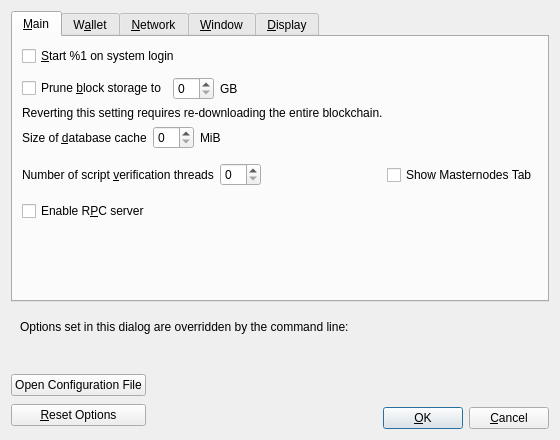
<?xml version="1.0" encoding="UTF-8"?>
<ui version="4.0">
 <class>OptionsDialog</class>
 <widget class="QDialog" name="OptionsDialog">
  <property name="geometry">
   <rect>
    <x>0</x>
    <y>0</y>
    <width>560</width>
    <height>440</height>
   </rect>
  </property>
  <property name="windowTitle">
   <string>Options</string>
  </property>
  <property name="modal">
   <bool>true</bool>
  </property>
  <layout class="QVBoxLayout" name="verticalLayout">
   <item>
    <widget class="QTabWidget" name="tabWidget">
     <property name="currentIndex">
      <number>0</number>
     </property>
     <widget class="QWidget" name="tabMain">
      <attribute name="title">
       <string>&amp;Main</string>
      </attribute>
      <layout class="QVBoxLayout" name="verticalLayout_Main">
       <item>
        <widget class="QCheckBox" name="wentunoAtStartup">
         <property name="toolTip">
          <string>Automatically start %1 after logging in to the system.</string>
         </property>
         <property name="text">
          <string>&amp;Start %1 on system login</string>
         </property>
        </widget>
       </item>
       <item>
        <spacer name="horizontalSpacer_0_Main">
         <property name="orientation">
          <enum>Qt::Horizontal</enum>
         </property>
         <property name="sizeHint" stdset="0">
          <size>
           <width>40</width>
           <height>5</height>
          </size>
         </property>
        </spacer>
       </item>
       <item>
        <layout class="QHBoxLayout" name="horizontalLayout_Main_Prune">
         <item>
          <widget class="QCheckBox" name="prune">
           <property name="toolTip">
            <string>Enabling pruning significantly reduces the disk space required to store transactions. All blocks are still fully validated. Reverting this setting requires re-downloading the entire blockchain.</string>
           </property>
           <property name="text">
            <string>Prune &amp;block storage to</string>
           </property>
          </widget>
         </item>
         <item>
          <widget class="QSpinBox" name="pruneSize"/>
         </item>
         <item>
          <widget class="QLabel" name="pruneSizeUnitLabel">
           <property name="text">
            <string>GB</string>
           </property>
           <property name="textFormat">
            <enum>Qt::PlainText</enum>
           </property>
          </widget>
         </item>
         <item>
          <spacer name="horizontalSpacer_Main_Prune">
           <property name="orientation">
            <enum>Qt::Horizontal</enum>
           </property>
           <property name="sizeHint" stdset="0">
            <size>
             <width>40</width>
             <height>20</height>
            </size>
           </property>
          </spacer>
         </item>
        </layout>
       </item>
       <item>
        <widget class="QLabel" name="pruneWarning">
         <property name="text">
          <string>Reverting this setting requires re-downloading the entire blockchain.</string>
         </property>
         <property name="textFormat">
          <enum>Qt::PlainText</enum>
         </property>
        </widget>
       </item>
       <item>
        <layout class="QHBoxLayout" name="horizontalLayout_2_Main">
         <item>
          <widget class="QLabel" name="databaseCacheLabel">
           <property name="toolTip">
            <string extracomment="Tooltip text for Options window setting that sets the size of the database cache. Explains the corresponding effects of increasing/decreasing this value.">Maximum database cache size. A larger cache can contribute to faster sync, after which the benefit is less pronounced for most use cases. Lowering the cache size will reduce memory usage. Unused mempool memory is shared for this cache.</string>
           </property>
           <property name="text">
            <string>Size of &amp;database cache</string>
           </property>
           <property name="textFormat">
            <enum>Qt::PlainText</enum>
           </property>
           <property name="buddy">
            <cstring>databaseCache</cstring>
           </property>
          </widget>
         </item>
         <item>
          <widget class="QSpinBox" name="databaseCache"/>
         </item>
         <item>
          <widget class="QLabel" name="databaseCacheUnitLabel">
           <property name="text">
            <string>MiB</string>
           </property>
           <property name="textFormat">
            <enum>Qt::PlainText</enum>
           </property>
          </widget>
         </item>
         <item>
          <spacer name="horizontalSpacer_2_Main">
           <property name="orientation">
            <enum>Qt::Horizontal</enum>
           </property>
           <property name="sizeHint" stdset="0">
            <size>
             <width>40</width>
             <height>20</height>
            </size>
           </property>
          </spacer>
         </item>
        </layout>
       </item>
       <item>
        <layout class="QHBoxLayout" name="horizontalLayout_Main_VerifyLabel">
         <item>
          <widget class="QLabel" name="threadsScriptVerifLabel">
           <property name="toolTip">
            <string extracomment="Tooltip text for Options window setting that sets the number of script verification threads. Explains that negative values mean to leave these many cores free to the system.">Set the number of script verification threads. Negative values correspond to the number of cores you want to leave free to the system.</string>
           </property>
           <property name="text">
            <string>Number of script &amp;verification threads</string>
           </property>
           <property name="textFormat">
            <enum>Qt::PlainText</enum>
           </property>
           <property name="buddy">
            <cstring>threadsScriptVerif</cstring>
           </property>
          </widget>
         </item>
         <item>
          <widget class="QSpinBox" name="threadsScriptVerif">
           <property name="toolTip">
            <string>(0 = auto, &lt;0 = leave that many cores free)</string>
           </property>
          </widget>
         </item>
         <item>
          <spacer name="horizontalSpacer_Main_Threads">
           <property name="orientation">
            <enum>Qt::Horizontal</enum>
           </property>
           <property name="sizeHint" stdset="0">
            <size>
             <width>40</width>
             <height>40</height>
            </size>
           </property>
          </spacer>
         </item>
            <item>
           <widget class="QCheckBox" name="showMasternodesTab">
            <property name="toolTip">
             <string>Show additional tab listing all your masternodes in first sub-tab&lt;br/&gt;and all masternodes on the network in second sub-tab.</string>
            </property>
            <property name="text">
             <string>Show Masternodes Tab</string>
            </property>
           </widget>
          </item>  
        </layout>
       </item>
       <item>
        <widget class="QCheckBox" name="enableServer">
         <property name="toolTip">
          <string extracomment="Tooltip text for Options window setting that enables the RPC server.">This allows you or a third party tool to communicate with the node through command-line and JSON-RPC commands.</string>
         </property>
         <property name="text">
          <string extracomment="An Options window setting to enable the RPC server.">Enable R&amp;PC server</string>
         </property>
        </widget>
       </item>
       <item>
        <spacer name="verticalSpacer_Main">
         <property name="orientation">
          <enum>Qt::Vertical</enum>
         </property>
         <property name="sizeHint" stdset="0">
          <size>
           <width>20</width>
           <height>40</height>
          </size>
         </property>
        </spacer>
       </item>
      </layout>
     </widget>
     <widget class="QWidget" name="tabWallet">
      <attribute name="title">
       <string>W&amp;allet</string>
      </attribute>
      <layout class="QVBoxLayout" name="verticalLayout_Wallet">
       <item>
        <widget class="QCheckBox" name="subFeeFromAmount">
         <property name="toolTip">
          <string extracomment="Tooltip text for Options window setting that sets subtracting the fee from a sending amount as default.">Whether to set subtract fee from amount as default or not.</string>
         </property>
         <property name="text">
          <string extracomment="An Options window setting to set subtracting the fee from a sending amount as default.">Subtract &amp;fee from amount by default</string>
         </property>
        </widget>
       </item>
       <item>
        <widget class="QGroupBox" name="groupBox">
         <property name="title">
          <string>Expert</string>
         </property>
         <layout class="QVBoxLayout" name="verticalLayout_2">
          <item>
           <widget class="QCheckBox" name="coinControlFeatures">
            <property name="toolTip">
             <string>Whether to show coin control features or not.</string>
            </property>
            <property name="text">
             <string>Enable coin &amp;control features</string>
            </property>
           </widget>
          </item>
          <item>
           <widget class="QCheckBox" name="spendZeroConfChange">
            <property name="toolTip">
             <string>If you disable the spending of unconfirmed change, the change from a transaction cannot be used until that transaction has at least one confirmation. This also affects how your balance is computed.</string>
            </property>
            <property name="text">
             <string>&amp;Spend unconfirmed change</string>
            </property>
           </widget>
          </item>
          <item>
           <widget class="QCheckBox" name="m_enable_psbt_controls">
            <property name="text">
             <string extracomment="An options window setting to enable PSBT controls.">Enable &amp;PSBT controls</string>
            </property>
            <property name="toolTip">
             <string extracomment="Tooltip text for options window setting that enables PSBT controls.">Whether to show PSBT controls.</string>
            </property>
           </widget>
          </item>
         </layout>
        </widget>
       </item>
       <item>
        <widget class="QGroupBox" name="groupBoxHww">
         <property name="title">
          <string>External Signer (e.g. hardware wallet)</string>
         </property>
         <layout class="QVBoxLayout" name="verticalLayoutHww">
          <item>
           <layout class="QHBoxLayout" name="horizontalLayoutHww">
            <item>
             <widget class="QLabel" name="externalSignerPathLabel">
              <property name="text">
               <string>&amp;External signer script path</string>
              </property>
              <property name="buddy">
               <cstring>externalSignerPath</cstring>
              </property>
             </widget>
            </item>
            <item>
             <widget class="QLineEdit" name="externalSignerPath">
              <property name="toolTip">
               <string>Full path to a %1 compatible script (e.g. C:\Downloads\hwi.exe or /Users/you/Downloads/hwi.py). Beware: malware can steal your coins!</string>
              </property>
             </widget>
            </item>
           </layout>
          </item>
         </layout>
        </widget>
       </item>
       <item>
        <spacer name="verticalSpacer_Wallet">
         <property name="orientation">
          <enum>Qt::Vertical</enum>
         </property>
         <property name="sizeHint" stdset="0">
          <size>
           <width>20</width>
           <height>40</height>
          </size>
         </property>
        </spacer>
       </item>
      </layout>
     </widget>
     <widget class="QWidget" name="tabNetwork">
      <attribute name="title">
       <string>&amp;Network</string>
      </attribute>
      <layout class="QVBoxLayout" name="verticalLayout_Network">
       <item>
        <widget class="QCheckBox" name="mapPortUpnp">
         <property name="toolTip">
          <string>Automatically open the wentuno client port on the router. This only works when your router supports UPnP and it is enabled.</string>
         </property>
         <property name="text">
          <string>Map port using &amp;UPnP</string>
         </property>
        </widget>
       </item>
       <item>
        <widget class="QCheckBox" name="mapPortNatpmp">
         <property name="toolTip">
          <string>Automatically open the wentuno client port on the router. This only works when your router supports NAT-PMP and it is enabled. The external port could be random.</string>
         </property>
         <property name="text">
          <string>Map port using NA&amp;T-PMP</string>
         </property>
        </widget>
       </item>
       <item>
        <widget class="QCheckBox" name="allowIncoming">
         <property name="toolTip">
          <string>Accept connections from outside.</string>
         </property>
         <property name="text">
          <string>Allow incomin&amp;g connections</string>
         </property>
        </widget>
       </item>
       <item>
        <widget class="QCheckBox" name="connectSocks">
         <property name="toolTip">
          <string>Connect to the wentuno network through a SOCKS5 proxy.</string>
         </property>
         <property name="text">
          <string>&amp;Connect through SOCKS5 proxy (default proxy):</string>
         </property>
        </widget>
       </item>
       <item>
        <layout class="QHBoxLayout" name="horizontalLayout_1_Network">
         <item>
          <widget class="QLabel" name="proxyIpLabel">
           <property name="text">
            <string>Proxy &amp;IP:</string>
           </property>
           <property name="textFormat">
            <enum>Qt::PlainText</enum>
           </property>
           <property name="buddy">
            <cstring>proxyIp</cstring>
           </property>
          </widget>
         </item>
         <item>
          <widget class="QValidatedLineEdit" name="proxyIp">
           <property name="minimumSize">
            <size>
             <width>140</width>
             <height>0</height>
            </size>
           </property>
           <property name="maximumSize">
            <size>
             <width>140</width>
             <height>16777215</height>
            </size>
           </property>
           <property name="toolTip">
            <string>IP address of the proxy (e.g. IPv4: 127.0.0.1 / IPv6: ::1)</string>
           </property>
          </widget>
         </item>
         <item>
          <widget class="QLabel" name="proxyPortLabel">
           <property name="text">
            <string>&amp;Port:</string>
           </property>
           <property name="textFormat">
            <enum>Qt::PlainText</enum>
           </property>
           <property name="buddy">
            <cstring>proxyPort</cstring>
           </property>
          </widget>
         </item>
         <item>
          <widget class="QLineEdit" name="proxyPort">
           <property name="minimumSize">
            <size>
             <width>55</width>
             <height>0</height>
            </size>
           </property>
           <property name="maximumSize">
            <size>
             <width>55</width>
             <height>16777215</height>
            </size>
           </property>
           <property name="toolTip">
            <string>Port of the proxy (e.g. 9050)</string>
           </property>
          </widget>
         </item>
         <item>
          <spacer name="horizontalSpacer_1_Network">
           <property name="orientation">
            <enum>Qt::Horizontal</enum>
           </property>
           <property name="sizeHint" stdset="0">
            <size>
             <width>40</width>
             <height>20</height>
            </size>
           </property>
          </spacer>
         </item>
        </layout>
       </item>
       <item>
        <layout class="QHBoxLayout" name="horizontalLayout_2_Network">
         <item>
          <widget class="QLabel" name="proxyActiveNets">
           <property name="text">
            <string>Used for reaching peers via:</string>
           </property>
           <property name="textFormat">
            <enum>Qt::PlainText</enum>
           </property>
          </widget>
         </item>
         <item>
          <widget class="QCheckBox" name="proxyReachIPv4">
           <property name="enabled">
            <bool>false</bool>
           </property>
           <property name="toolTip">
            <string>Shows if the supplied default SOCKS5 proxy is used to reach peers via this network type.</string>
           </property>
           <property name="text">
            <string/>
           </property>
          </widget>
         </item>
         <item>
          <widget class="QLabel" name="proxyReachIPv4Label">
           <property name="text">
            <string>IPv4</string>
           </property>
           <property name="textFormat">
            <enum>Qt::PlainText</enum>
           </property>
          </widget>
         </item>
         <item>
          <widget class="QCheckBox" name="proxyReachIPv6">
           <property name="enabled">
            <bool>false</bool>
           </property>
           <property name="toolTip">
            <string>Shows if the supplied default SOCKS5 proxy is used to reach peers via this network type.</string>
           </property>
           <property name="text">
            <string/>
           </property>
          </widget>
         </item>
         <item>
          <widget class="QLabel" name="proxyReachIPv6Label">
           <property name="text">
            <string>IPv6</string>
           </property>
           <property name="textFormat">
            <enum>Qt::PlainText</enum>
           </property>
          </widget>
         </item>
         <item>
          <widget class="QCheckBox" name="proxyReachTor">
           <property name="enabled">
            <bool>false</bool>
           </property>
           <property name="toolTip">
            <string>Shows if the supplied default SOCKS5 proxy is used to reach peers via this network type.</string>
           </property>
           <property name="text">
            <string/>
           </property>
          </widget>
         </item>
         <item>
          <widget class="QLabel" name="proxyReachTorLabel">
           <property name="text">
            <string>Tor</string>
           </property>
           <property name="textFormat">
            <enum>Qt::PlainText</enum>
           </property>
          </widget>
         </item>
         <item>
          <spacer name="horizontalSpacer_2_Network">
           <property name="orientation">
            <enum>Qt::Horizontal</enum>
           </property>
           <property name="sizeHint" stdset="0">
            <size>
             <width>40</width>
             <height>20</height>
            </size>
           </property>
          </spacer>
         </item>
        </layout>
       </item>
       <item>
        <widget class="QCheckBox" name="connectSocksTor">
         <property name="toolTip">
          <string>Connect to the wentuno network through a separate SOCKS5 proxy for Tor onion services.</string>
         </property>
         <property name="text">
          <string>Use separate SOCKS&amp;5 proxy to reach peers via Tor onion services:</string>
         </property>
        </widget>
       </item>
       <item>
        <layout class="QHBoxLayout" name="horizontalLayout_3_Network">
         <item>
          <widget class="QLabel" name="proxyIpTorLabel">
           <property name="text">
            <string>Proxy &amp;IP:</string>
           </property>
           <property name="textFormat">
            <enum>Qt::PlainText</enum>
           </property>
           <property name="buddy">
            <cstring>proxyIpTor</cstring>
           </property>
          </widget>
         </item>
         <item>
          <widget class="QValidatedLineEdit" name="proxyIpTor">
           <property name="minimumSize">
            <size>
             <width>140</width>
             <height>0</height>
            </size>
           </property>
           <property name="maximumSize">
            <size>
             <width>140</width>
             <height>16777215</height>
            </size>
           </property>
           <property name="toolTip">
            <string>IP address of the proxy (e.g. IPv4: 127.0.0.1 / IPv6: ::1)</string>
           </property>
          </widget>
         </item>
         <item>
          <widget class="QLabel" name="proxyPortTorLabel">
           <property name="text">
            <string>&amp;Port:</string>
           </property>
           <property name="textFormat">
            <enum>Qt::PlainText</enum>
           </property>
           <property name="buddy">
            <cstring>proxyPortTor</cstring>
           </property>
          </widget>
         </item>
         <item>
          <widget class="QLineEdit" name="proxyPortTor">
           <property name="minimumSize">
            <size>
             <width>55</width>
             <height>0</height>
            </size>
           </property>
           <property name="maximumSize">
            <size>
             <width>55</width>
             <height>16777215</height>
            </size>
           </property>
           <property name="toolTip">
            <string>Port of the proxy (e.g. 9050)</string>
           </property>
          </widget>
         </item>
         <item>
          <spacer name="horizontalSpacer_4_Network">
           <property name="orientation">
            <enum>Qt::Horizontal</enum>
           </property>
           <property name="sizeHint" stdset="0">
            <size>
             <width>40</width>
             <height>20</height>
            </size>
           </property>
          </spacer>
         </item>
        </layout>
       </item>
       <item>
        <spacer name="verticalSpacer_Network">
         <property name="orientation">
          <enum>Qt::Vertical</enum>
         </property>
         <property name="sizeHint" stdset="0">
          <size>
           <width>20</width>
           <height>40</height>
          </size>
         </property>
        </spacer>
       </item>
      </layout>
     </widget>
     <widget class="QWidget" name="tabWindow">
      <attribute name="title">
       <string>&amp;Window</string>
      </attribute>
      <layout class="QVBoxLayout" name="verticalLayout_Window">
       <item>
        <widget class="QCheckBox" name="showTrayIcon">
         <property name="toolTip">
          <string>Show the icon in the system tray.</string>
         </property>
         <property name="text">
          <string>&amp;Show tray icon</string>
         </property>
         <property name="checked">
          <bool>true</bool>
         </property>
        </widget>
       </item>
       <item>
        <widget class="QCheckBox" name="minimizeToTray">
         <property name="toolTip">
          <string>Show only a tray icon after minimizing the window.</string>
         </property>
         <property name="text">
          <string>&amp;Minimize to the tray instead of the taskbar</string>
         </property>
        </widget>
       </item>
       <item>
        <widget class="QCheckBox" name="minimizeOnClose">
         <property name="toolTip">
          <string>Minimize instead of exit the application when the window is closed. When this option is enabled, the application will be closed only after selecting Exit in the menu.</string>
         </property>
         <property name="text">
          <string>M&amp;inimize on close</string>
         </property>
        </widget>
       </item>
       <item>
        <spacer name="verticalSpacer_Window">
         <property name="orientation">
          <enum>Qt::Vertical</enum>
         </property>
         <property name="sizeHint" stdset="0">
          <size>
           <width>20</width>
           <height>40</height>
          </size>
         </property>
        </spacer>
       </item>
      </layout>
     </widget>
     <widget class="QWidget" name="tabDisplay">
      <attribute name="title">
       <string>&amp;Display</string>
      </attribute>
      <layout class="QVBoxLayout" name="verticalLayout_Display">
       <item>
        <layout class="QHBoxLayout" name="horizontalLayout_1_Display">
         <item>
          <widget class="QLabel" name="langLabel">
           <property name="text">
            <string>User Interface &amp;language:</string>
           </property>
           <property name="textFormat">
            <enum>Qt::PlainText</enum>
           </property>
           <property name="buddy">
            <cstring>lang</cstring>
           </property>
          </widget>
         </item>
         <item>
          <widget class="QValueComboBox" name="lang">
           <property name="toolTip">
            <string>The user interface language can be set here. This setting will take effect after restarting %1.</string>
           </property>
          </widget>
         </item>
        </layout>
       </item>
       <item>
        <layout class="QHBoxLayout" name="horizontalLayout_2_Display">
         <item>
          <widget class="QLabel" name="unitLabel">
           <property name="text">
            <string>&amp;Unit to show amounts in:</string>
           </property>
           <property name="textFormat">
            <enum>Qt::PlainText</enum>
           </property>
           <property name="buddy">
            <cstring>unit</cstring>
           </property>
          </widget>
         </item>
         <item>
          <widget class="QValueComboBox" name="unit">
           <property name="toolTip">
            <string>Choose the default subdivision unit to show in the interface and when sending coins.</string>
           </property>
          </widget>
         </item>
        </layout>
       </item>
       <item>
        <layout class="QHBoxLayout" name="horizontalLayout_3_Display">
         <item>
          <widget class="QLabel" name="thirdPartyTxUrlsLabel">
           <property name="toolTip">
            <string>Third-party URLs (e.g. a block explorer) that appear in the transactions tab as context menu items. %s in the URL is replaced by transaction hash. Multiple URLs are separated by vertical bar |.</string>
           </property>
           <property name="text">
            <string>&amp;Third-party transaction URLs</string>
           </property>
           <property name="buddy">
            <cstring>thirdPartyTxUrls</cstring>
           </property>
          </widget>
         </item>
         <item>
          <widget class="QLineEdit" name="thirdPartyTxUrls">
           <property name="toolTip">
            <string>Third-party URLs (e.g. a block explorer) that appear in the transactions tab as context menu items. %s in the URL is replaced by transaction hash. Multiple URLs are separated by vertical bar |.</string>
           </property>
           <property name="placeholderText">
            <string notr="true">https://example.com/tx/%s</string>
           </property>
          </widget>
         </item>
        </layout>
       </item>
       <item>
        <widget class="QGroupBox" name="font_groupBox">
         <property name="title">
          <string>Monospaced font in the Overview tab:</string>
         </property>
         <layout class="QVBoxLayout" name="font_verticalLayout">
          <item>
           <layout class="QHBoxLayout" name="embeddedFont_horizontalLayout">
            <item>
             <widget class="QRadioButton" name="embeddedFont_radioButton">
              <property name="text">
               <string>embedded &quot;%1&quot;</string>
              </property>
             </widget>
            </item>
            <item>
             <spacer name="embeddedFont_horizontalSpacer">
              <property name="orientation">
               <enum>Qt::Horizontal</enum>
              </property>
              <property name="sizeHint" stdset="0">
               <size>
                <width>40</width>
                <height>20</height>
               </size>
              </property>
             </spacer>
            </item>
            <item>
             <layout class="QVBoxLayout" name="embeddedFont_verticalLayout">
              <item>
               <widget class="QLabel" name="embeddedFont_label_1">
                <property name="text">
                 <string notr="true">111.11111111 WUNO</string>
                </property>
               </widget>
              </item>
              <item>
               <widget class="QLabel" name="embeddedFont_label_9">
                <property name="text">
                 <string notr="true">909.09090909 WUNO</string>
                </property>
               </widget>
              </item>
             </layout>
            </item>
           </layout>
          </item>
          <item>
           <widget class="Line" name="font_line">
            <property name="orientation">
             <enum>Qt::Horizontal</enum>
            </property>
           </widget>
          </item>
          <item>
           <layout class="QHBoxLayout" name="systemFont_horizontalLayout">
            <item>
             <widget class="QRadioButton" name="systemFont_radioButton">
              <property name="text">
               <string>closest matching &quot;%1&quot;</string>
              </property>
             </widget>
            </item>
            <item>
             <spacer name="systemFont_horizontalSpacer">
              <property name="orientation">
               <enum>Qt::Horizontal</enum>
              </property>
              <property name="sizeHint" stdset="0">
               <size>
                <width>40</width>
                <height>20</height>
               </size>
              </property>
             </spacer>
            </item>
            <item>
             <layout class="QVBoxLayout" name="systemFont_verticalLayout">
              <item>
               <widget class="QLabel" name="systemFont_label_1">
                <property name="text">
                 <string notr="true">111.11111111 WUNO</string>
                </property>
               </widget>
              </item>
              <item>
               <widget class="QLabel" name="systemFont_label_9">
                <property name="text">
                 <string notr="true">909.09090909 WUNO</string>
                </property>
               </widget>
              </item>
             </layout>
            </item>
           </layout>
          </item>
         </layout>
        </widget>
       </item>
       <item>
        <spacer name="verticalSpacer_Display">
         <property name="orientation">
          <enum>Qt::Vertical</enum>
         </property>
         <property name="sizeHint" stdset="0">
          <size>
           <width>20</width>
           <height>40</height>
          </size>
         </property>
        </spacer>
       </item>
      </layout>
     </widget>
    </widget>
   </item>
   <item>
    <widget class="QFrame" name="frame">
     <layout class="QVBoxLayout" name="verticalLayout_Bottom">
      <item>
       <layout class="QHBoxLayout" name="horizontalLayout_Bottom">
        <item>
         <widget class="QLabel" name="overriddenByCommandLineInfoLabel">
          <property name="text">
           <string>Options set in this dialog are overridden by the command line:</string>
          </property>
          <property name="textFormat">
           <enum>Qt::PlainText</enum>
          </property>
         </widget>
        </item>
        <item>
         <spacer name="horizontalSpacer_Bottom">
          <property name="orientation">
           <enum>Qt::Horizontal</enum>
          </property>
          <property name="sizeHint" stdset="0">
           <size>
            <width>40</width>
            <height>20</height>
           </size>
          </property>
         </spacer>
        </item>
       </layout>
      </item>
      <item>
       <widget class="QLabel" name="overriddenByCommandLineLabel">
        <property name="text">
         <string/>
        </property>
        <property name="textFormat">
         <enum>Qt::PlainText</enum>
        </property>
        <property name="wordWrap">
         <bool>true</bool>
        </property>
       </widget>
      </item>
     </layout>
    </widget>
   </item>
   <item>
    <layout class="QHBoxLayout" name="horizontalLayout_Buttons">
     <item>
      <layout class="QVBoxLayout" name="verticalLayout_Buttons">
       <item>
        <widget class="QPushButton" name="openwentunoConfButton">
         <property name="toolTip">
          <string>Open the %1 configuration file from the working directory.</string>
         </property>
         <property name="text">
          <string>Open Configuration File</string>
         </property>
         <property name="autoDefault">
          <bool>false</bool>
         </property>
        </widget>
       </item>
       <item>
        <widget class="QPushButton" name="resetButton">
         <property name="toolTip">
          <string>Reset all client options to default.</string>
         </property>
         <property name="text">
          <string>&amp;Reset Options</string>
         </property>
         <property name="autoDefault">
          <bool>false</bool>
         </property>
        </widget>
       </item>
      </layout>
     </item>
     <item>
      <spacer name="horizontalSpacer_1">
       <property name="orientation">
        <enum>Qt::Horizontal</enum>
       </property>
       <property name="sizeHint" stdset="0">
        <size>
         <width>40</width>
         <height>48</height>
        </size>
       </property>
      </spacer>
     </item>
     <item>
      <widget class="QLabel" name="statusLabel">
       <property name="minimumSize">
        <size>
         <width>200</width>
         <height>0</height>
        </size>
       </property>
       <property name="font">
        <font>
         <weight>75</weight>
         <bold>true</bold>
        </font>
       </property>
       <property name="text">
        <string/>
       </property>
       <property name="textFormat">
        <enum>Qt::PlainText</enum>
       </property>
       <property name="wordWrap">
        <bool>true</bool>
       </property>
      </widget>
     </item>
     <item>
      <spacer name="horizontalSpacer_2">
       <property name="orientation">
        <enum>Qt::Horizontal</enum>
       </property>
       <property name="sizeHint" stdset="0">
        <size>
         <width>40</width>
         <height>48</height>
        </size>
       </property>
      </spacer>
     </item>
     <item>
      <layout class="QVBoxLayout" name="verticalLayout_4">
       <item>
        <spacer name="verticalSpacer">
         <property name="orientation">
          <enum>Qt::Vertical</enum>
         </property>
         <property name="sizeHint" stdset="0">
          <size>
           <width>20</width>
           <height>40</height>
          </size>
         </property>
        </spacer>
       </item>
       <item>
        <layout class="QHBoxLayout" name="horizontalLayout">
         <item>
          <widget class="QPushButton" name="okButton">
           <property name="text">
            <string>&amp;OK</string>
           </property>
           <property name="autoDefault">
            <bool>false</bool>
           </property>
           <property name="default">
            <bool>true</bool>
           </property>
          </widget>
         </item>
         <item>
          <widget class="QPushButton" name="cancelButton">
           <property name="text">
            <string>&amp;Cancel</string>
           </property>
           <property name="autoDefault">
            <bool>false</bool>
           </property>
          </widget>
         </item>
        </layout>
       </item>
      </layout>
     </item>
    </layout>
   </item>
  </layout>
 </widget>
 <customwidgets>
  <customwidget>
   <class>QValidatedLineEdit</class>
   <extends>QLineEdit</extends>
   <header>qt/qvalidatedlineedit.h</header>
  </customwidget>
  <customwidget>
   <class>QValueComboBox</class>
   <extends>QComboBox</extends>
   <header>qt/qvaluecombobox.h</header>
  </customwidget>
 </customwidgets>
 <resources/>
 <connections/>
</ui>
